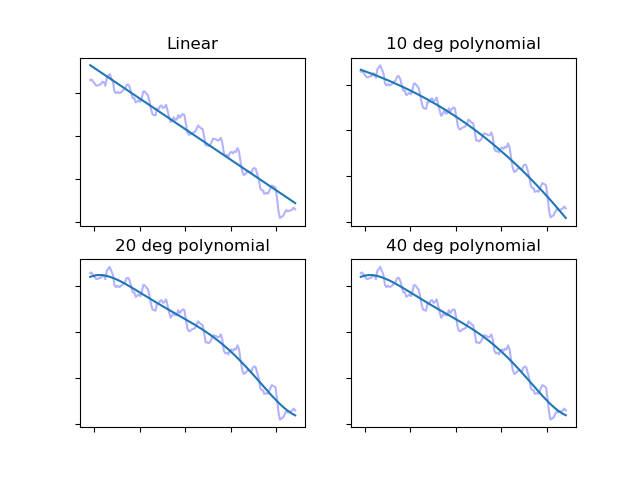

Here is the Python script that generated this plot:
""" 
    Comparing linear regression with model using 
    many degrees of freedom: both have their flaws
"""

import matplotlib.pyplot as plt
import numpy as np
import pandas as pd
from scipy import interpolate, poly1d


def model(xs, ys, n=3):
    coefficients = np.polyfit(xs, ys, n)
    polynomial = poly1d(coefficients)
    return polynomial(xs)


def set_subplot(axs, coords, xs, ys, degrees, label):
    spline_fn = interpolate.UnivariateSpline(xs, ys)
    axs[coords].plot(xs, spline_fn(xs), 'b-', alpha=0.3)
    axs[coords].plot(xs, model(xs, ys, degrees))
    axs[coords].set_title(label)
    axs[coords].set_yticklabels([])
    axs[coords].set_xticklabels([])


def main():
    df = pd.read_csv('greenland-mass-change.csv')
    xs = df['year']
    ys = df['mass change']

    fig, axs = plt.subplots(2, 2)
    set_subplot(axs, (0, 0), xs, ys,  1, 'Linear')
    set_subplot(axs, (0, 1), xs, ys, 10, '10 deg polynomial')
    set_subplot(axs, (1, 0), xs, ys, 20, '20 deg polynomial')
    set_subplot(axs, (1, 1), xs, ys, 40, '40 deg polynomial')

    plt.savefig('under_overfit.png')
    plt.show()


if __name__ == '__main__':
    main()

